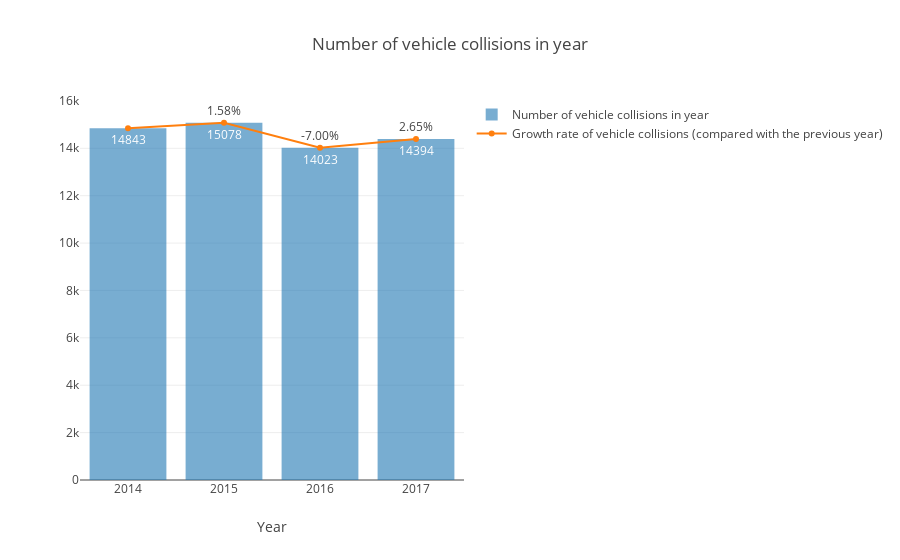

The cell this chart's notebook holds for it:
### Markdown cell above
### 2.1 Overview

### Code cell
countOfCollision = df_csv1417.groupby(['Year']).size()
growthRate = (countOfCollision.pct_change()*100).apply(lambda x: '' if pd.isna(x) else format(x,'.2f') + '%')
barOfYear = go.Bar(x = range(2014,2018), 
                   y = countOfCollision,
                   text = countOfCollision,
                   textposition = 'auto',
                   opacity=0.6, 
                   name = 'Number of vehicle collisions in year')
scatterOfYear = go.Scatter(x = range(2014,2018), 
                           y = countOfCollision,
                           text = growthRate,
                           mode = 'lines+text+markers',
                           textposition = 'top center',
                           name = 'Growth rate of vehicle collisions (compared with the previous year)')

fig = dict(data = [barOfYear,scatterOfYear], 
           layout = go.Layout(title = 'Number of vehicle collisions in year', xaxis=dict(title='Year', dtick=1)))
iplot(fig)

print("Total number of cases: " + str(countOfCollision.sum()))

### Figure 1 — Plotly figure (JSON) as saved in the notebook; plotly's stock layout.template omitted (floating-point values rounded to 4 significant figures)
{"data": [{"name": "Number of vehicle collisions in year", "opacity": 0.6, "text": ["14843", "15078", "14023", "14394"], "textposition": "auto", "type": "bar", "uid": "0c79053e-9dbe-11e8-b396-0800275aa47c", "x": [2014, 2015, 2016, 2017], "y": [14843, 15078, 14023, 14394]}, {"mode": "lines+text+markers", "name": "Growth rate of vehicle collisions (compared with the previous year)", "text": ["", "1.58%", "-7.00%", "2.65%"], "textposition": "top center", "type": "scatter", "uid": "0c790886-9dbe-11e8-b396-0800275aa47c", "x": [2014, 2015, 2016, 2017], "y": [14843, 15078, 14023, 14394]}], "layout": {"title": "Number of vehicle collisions in year", "xaxis": {"dtick": 1, "title": "Year"}}}
